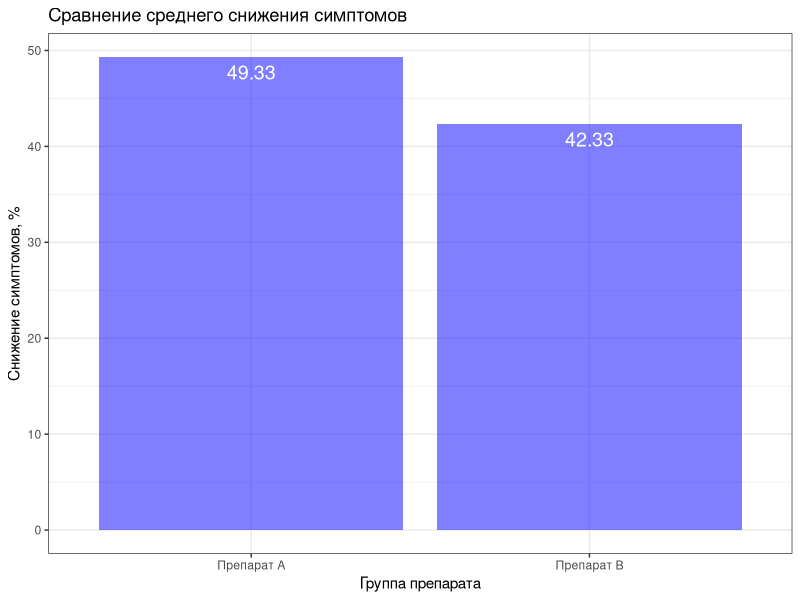
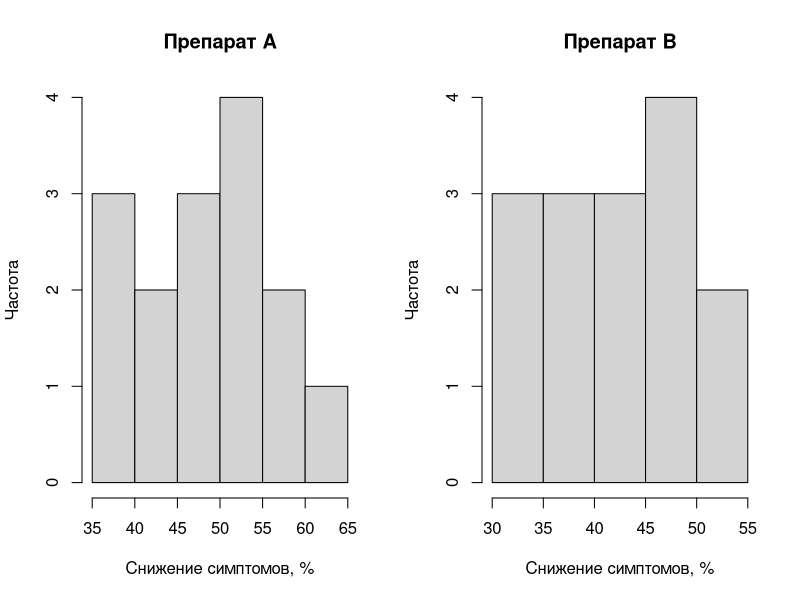
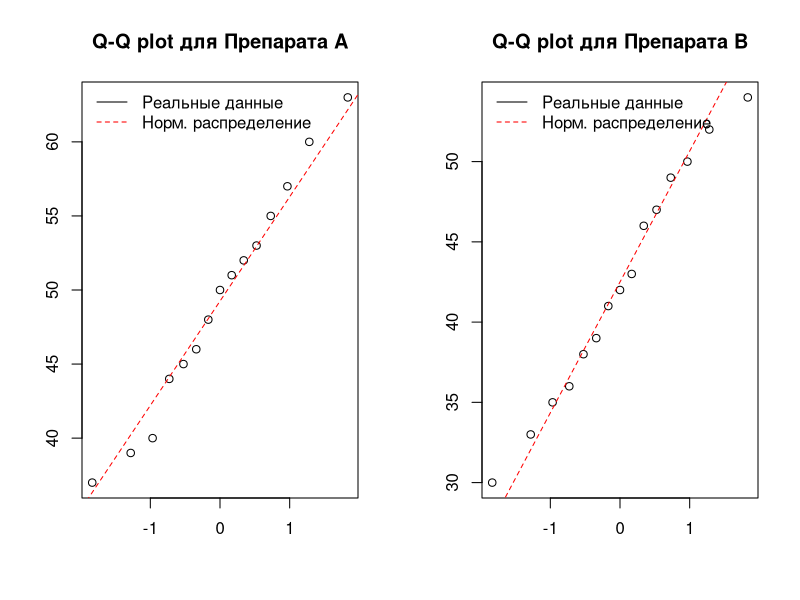

Source code (R) for these figures, in order:
## ---- chunk 1
library(ggplot2)
## ---- chunk 2
preparatA <- c(48, 52, 55, 39, 60, 57, 46, 53, 50, 45, 63, 51, 40, 37, 44)
preparatB <- c(42, 46, 39, 35, 52, 49, 38, 41, 47, 36, 54, 50, 33, 30, 43)
## ---- chunk 3
df <- data.frame(group=c("Препарат A", "Препарат B"), mean=c(mean(preparatA), mean(preparatB)))
ggplot(df, aes(x=group, y=mean)) +
  geom_bar(stat="identity", fill="blue", alpha=0.5) +
  geom_text(aes(label=round(mean,2)), vjust=1.5, color="white", size=5) +
  ggtitle("Сравнение среднего снижения симптомов") +
  ylab("Снижение симптомов, %") +
  xlab("Группа препарата") +
  theme_bw()
## ---- chunk 4
t.test(preparatA, preparatB, alternative = "two.sided", var.equal = TRUE, conf.level = 0.95)
## ---- chunk 5
# Двойное окно для графиков
par(mfrow=c(1,2))
# Построим графики распределения частоты данных 
hist(preparatA, main="Препарат A", xlab="Снижение симптомов, %", ylab = "Частота")
hist(preparatB, main="Препарат B", xlab="Снижение симптомов, %", ylab = "Частота")

# Создание Q-Q plot для Preparat A
qqnorm(preparatA, main = "Q-Q plot для Препарата A", xlab = "", ylab = "")
qqline(preparatA, col = "red", lty = 2)
legend("topleft", legend=c("Реальные данные", "Норм. распределение"), lty=1:2, col=c("black", "red"), bty="n")

# Создание Q-Q plot для Preparat B
qqnorm(preparatB, main = "Q-Q plot для Препарата В", xlab = "", ylab = "")
qqline(preparatB, col = "red", lty = 2)
legend("topleft", legend=c("Реальные данные", "Норм. распределение"), lty=1:2, col=c("black", "red"), bty="n")

## ---- chunk 6
# Тест Шапиро-Уилка для Preparat A
shapiro.test(preparatA)

# Тест Шапиро-Уилка для Preparat B
shapiro.test(preparatB)
## ---- chunk 7
# установим значения параметров
alpha <- 0.05
beta <- 0.2
power <- 1 - beta
sigma <- 0.1
d <- 0.05

# рассчитаем размер выборки
z_a <- qnorm(1 - alpha/2)
z_b <- qnorm(power)
n <- ceiling((z_a + z_b)^2 *  (sigma^2 / d^2))
n

## ---- chunk 8
beta <- 0.1
power <- 1 - beta

# рассчитаем размер выборки с новым параметром
z_b <- qnorm(power)
n <- ceiling((z_a + z_b)^2 *  (sigma^2 / d^2))
n
